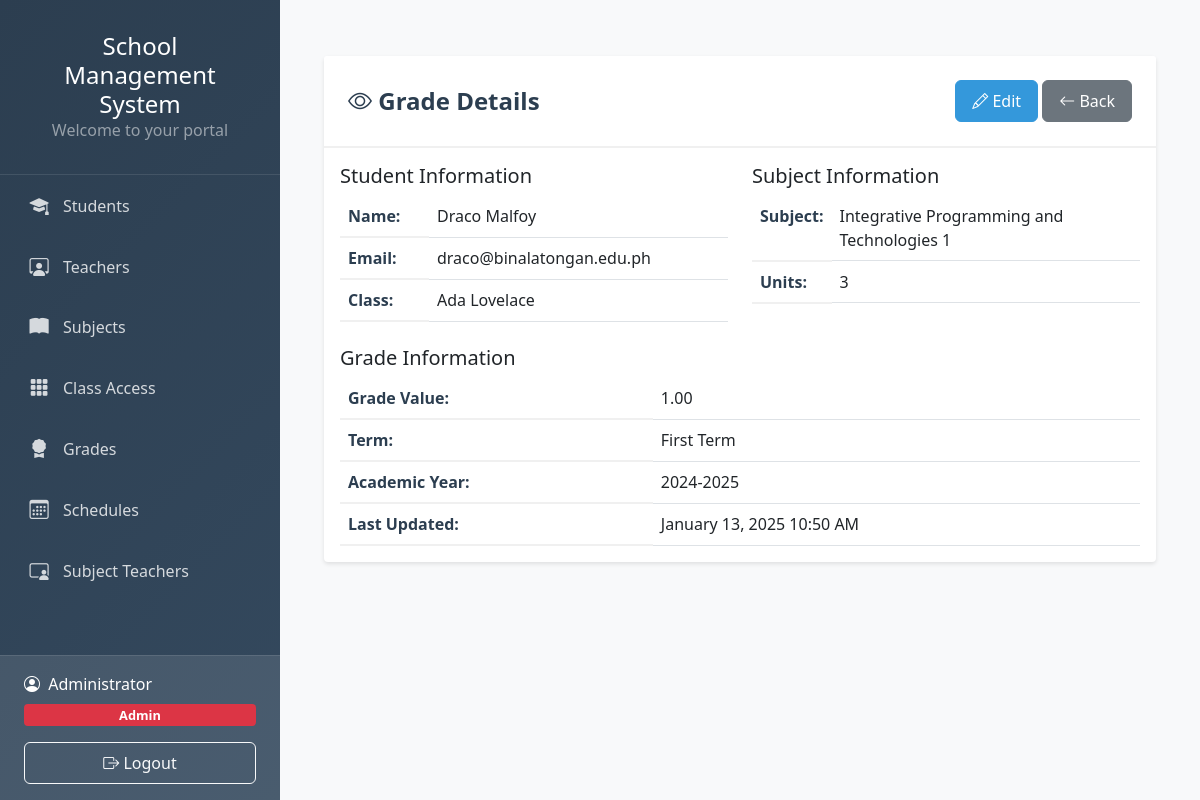
The page /grade-view.php?id=2 (signed in) on the database its author committed.
### tables this page shows
CREATE TABLE `grades` (
  `grade_id` int(6) NOT NULL,
  `class_id` int(6) NOT NULL,
  `student_id` int(6) NOT NULL,
  `subject_id` int(6) NOT NULL,
  `grade_value` decimal(5,2) NOT NULL,
  `term` varchar(20) NOT NULL,
  `academic_year` varchar(10) NOT NULL,
  `created_at` timestamp NOT NULL DEFAULT current_timestamp(),
  `updated_at` timestamp NOT NULL DEFAULT current_timestamp() ON UPDATE current_timestamp()
);

CREATE TABLE `students` (
  `id` int(6) NOT NULL,
  `name` varchar(191) NOT NULL,
  `email` varchar(191) NOT NULL,
  `phone` varchar(191) NOT NULL,
  `course` varchar(191) NOT NULL
);

CREATE TABLE `class` (
  `class_id` int(6) NOT NULL,
  `subject_id` int(6) NOT NULL,
  `student_id` int(6) NOT NULL,
  `name` varchar(191) NOT NULL,
  `course` varchar(191) NOT NULL
);

CREATE TABLE `subjects` (
  `subject_id` int(6) NOT NULL,
  `subject_name` varchar(191) NOT NULL,
  `units` int(6) NOT NULL,
  `course` varchar(191) NOT NULL
);

### grade-view.php (the view, shortened to what this page needs)
<?php
include('dbcon.php');
include('header.php');
$grade_id = mysqli_real_escape_string($con, $_GET['id']);
$query = "SELECT g.*, s.name as student_name, s.email as student_email,
          sub.subject_name, sub.units, c.name as class_name
          FROM grades g
          JOIN students s ON g.student_id = s.id
          JOIN subjects sub ON g.subject_id = sub.subject_id
          JOIN class c ON g.class_id = c.class_id
          WHERE g.grade_id = '$grade_id'";
$result = mysqli_query($con, $query);
$grade = mysqli_fetch_assoc($result);
?>
<div class="container py-4">
    <div class="card">
        <div class="card-header d-flex justify-content-between align-items-center">
            <h4 class="mb-0">
                <i class="bi bi-eye"></i> Grade Details
            </h4>
            <div>
                <a href="grade-edit.php?id=<?= $grade_id ?>" class="btn btn-primary">
                    <i class="bi bi-pencil"></i> Edit
                </a>
                <a href="grades.php" class="btn btn-secondary">
                    <i class="bi bi-arrow-left"></i> Back
                </a>
            </div>
        </div>
        <div class="card-body">
            <div class="row">
                <div class="col-md-6">
                    <h5 class="card-title">Student Information</h5>
                    <table class="table">
                        <tr>
                            <th>Name:</th>
                            <td><?= htmlspecialchars($grade['student_name']) ?></td>
                        </tr>
                        <tr>
                            <th>Email:</th>
                            <td><?= htmlspecialchars($grade['student_email']) ?></td>
                        </tr>
                        <tr>
                            <th>Class:</th>
                            <td><?= htmlspecialchars($grade['class_name']) ?></td>
                        </tr>
                    </table>
                </div>
                <div class="col-md-6">
                    <h5 class="card-title">Subject Information</h5>
                    <table class="table">
                        <tr>
                            <th>Subject:</th>
                            <td><?= htmlspecialchars($grade['subject_name']) ?></td>
                        </tr>
                        <tr>
                            <th>Units:</th>
                            <td><?= htmlspecialchars($grade['units']) ?></td>
                        </tr>
                    </table>
                </div>
            </div>
            <div class="row mt-4">
                <div class="col-12">
                    <h5 class="card-title">Grade Information</h5>
                    <table class="table">
                        <tr>
                            <th>Grade Value:</th>
                            <td><?= htmlspecialchars($grade['grade_value']) ?></td>
                        </tr>
                        <tr>
                            <th>Term:</th>
                            <td><?= htmlspecialchars($grade['term']) ?> Term</td>
                        </tr>
                        <tr>
                            <th>Academic Year:</th>
                            <td><?= htmlspecialchars($grade['academic_year']) ?></td>
                        </tr>
                        <tr>
                            <th>Last Updated:</th>
                            <td><?= date('F j, Y g:i A', strtotime($grade['updated_at'])) ?></td>
                        </tr>
                    </table>
                </div>
            </div>
        </div>
    </div>
</div>
</body>
</html>

### header.php (style rules this page uses)
:root { --primary-color: #2c3e50; --secondary-color: #34495e; --accent-color: #3498db; --sidebar-width: 280px; }
* { box-sizing: border-box; }
body { margin: 0; font-family: 'Segoe UI', system-ui, -apple-system, sans-serif; background-color: #f8f9fa; min-height: 100vh; }
.card { border: none; box-shadow: 0 2px 4px rgba(0,0,0,0.1); transition: transform 0.3s ease; }
.card-header { background-color: white; border-bottom: 2px solid #f0f0f0; padding: 1.5rem; }
.card-header h4 { margin: 0; font-weight: 600; color: var(--primary-color); }
.table { margin-bottom: 0; }
.table th { font-weight: 600; color: var(--primary-color); border-bottom: 2px solid #f0f0f0; }
.table td { vertical-align: middle; }
.btn { padding: 0.5rem 1rem; font-weight: 500; border-radius: 6px; }
.btn-primary { background-color: var(--accent-color); border-color: var(--accent-color); }
.py-4 { padding-top: 1.5rem !important; padding-bottom: 1.5rem !important; }

### rows shown on the page
grades: student.name "Draco Malfoy", student.email "draco@binalatongan.edu.ph", class.name "Ada Lovelace", subject.subject_name "Integrative Programming and Technologies 1", subject.units "3", grade_value "1.00", term "First", academic_year "2024-2025", updated_at "January 13, 2025 10:50 AM"

### other values the page prints
$_SESSION['name'] "Administrator"
